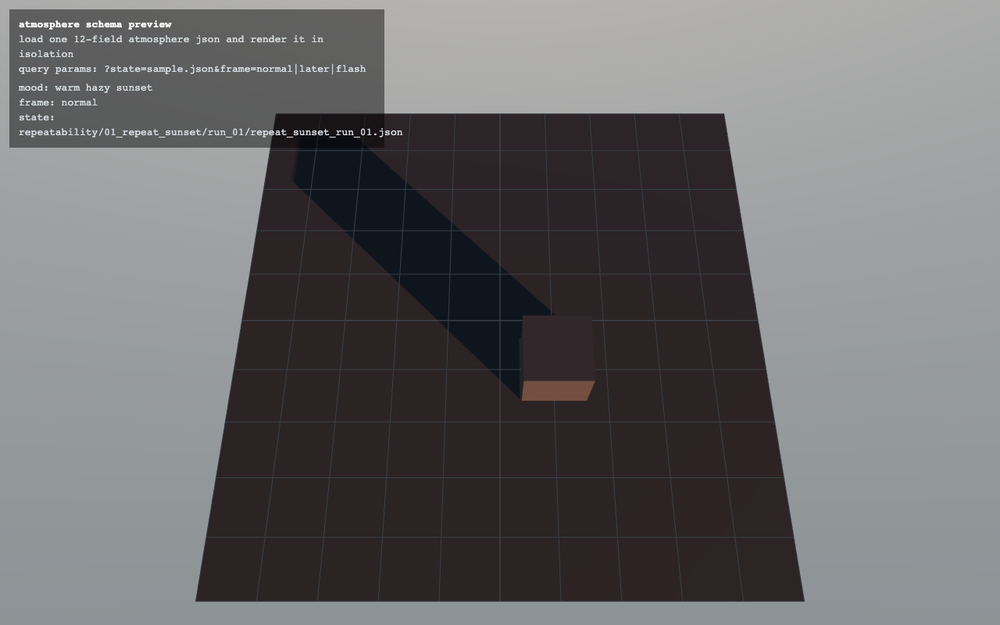
#> input picture thesis-submission/evaluation/atmosphere/05_battery_repeatability/001_repeat_sunset_run_01.png, 1000 x 625 px, shrunk from 1280 x 800 before the run; its folder holds 3 pictures in this run; the run also reads 2 pictures not shown here
$ python atmosphere_repeatability.py
#> lines starting #> are read from the running program, lines starting #| are printed output that depends on the picture; after the words box and inside, x2 and y2 are one past the last pixel; in counts of white or black regions, pixels touching at a corner belong together
"""
checks whether the atmosphere layer is deterministic.

five commands were each run three times from the same starting state and a
frame saved each time. this compares the three runs of each command pixel by
pixel and reports how many pixels differ and where they sit vertically, so the
determinism claim in the report has a reproducible artefact.

a pixel counts as different if any of its channels differs at all. no
tolerance is applied, because the claim being tested is exact repeatability,
not approximate similarity.

run:
    python atmosphere_repeatability.py <folder of frames>
"""

import sys
from collections import defaultdict
from pathlib import Path

import numpy as np
from PIL import Image


def group_runs(folder):
    """collect the frames, grouped by which command produced them.

    handles both layouts: one subfolder per command, or flat files named like
    001_repeat_sunset_run_01.png. for flat files the leading counter and the
    trailing run number are both stripped, because the counter increments
    across the whole battery while the run number increments within one
    command. what is left is the command name, which is the group.
    """
    folder = Path(folder)
    groups = defaultdict(list)

    subdirs = [p for p in sorted(folder.iterdir()) if p.is_dir()]
    if subdirs:
        for d in subdirs:
            frames = sorted(p for p in d.iterdir() if p.suffix.lower() == ".png")
            if frames:
                groups[d.name] = frames
        return groups

    for p in sorted(folder.iterdir()):
        if p.suffix.lower() != ".png":
            continue
        parts = p.stem.split("_")
        if parts and parts[0].isdigit():        # leading battery counter
            parts = parts[1:]
        if parts and parts[-1].isdigit():       # trailing run number
            parts = parts[:-1]
        if parts and parts[-1] == "run":        # the word "run" itself
            parts = parts[:-1]
        key = "_".join(parts) or p.stem
        groups[key].append(p)
    return groups


def compare(frames):
    """compare every run against the first one. returns a dict of results."""
    images = [np.array(Image.open(f).convert("RGB"), dtype=np.int16) for f in frames]
#> images = 3 items
    shapes = {im.shape for im in images}
#> shapes = 1 item
    if len(shapes) > 1:
        return {"error": f"frame sizes differ: {shapes}"}

    h, w, _ = images[0].shape
#> h = 625; w = 1000
    differing = np.zeros((h, w), dtype=bool)
    for other in images[1:]:
        differing |= (images[0] != other).any(axis=2)
#> this loop made 2 passes
#> pass 1, in compare, `differing |= (images[0] != other).any(axis=2)`:
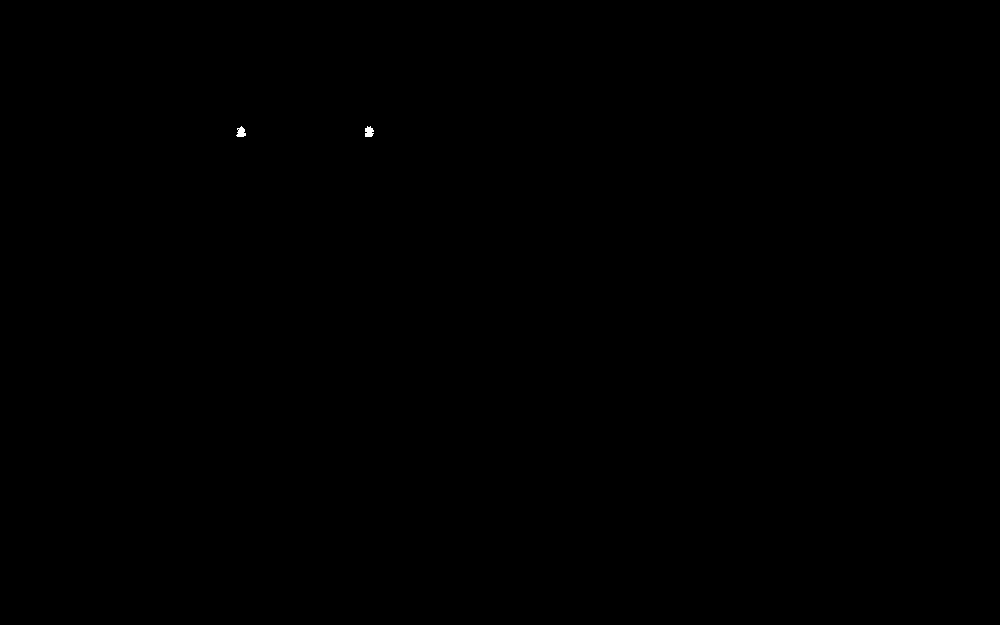
#> differing: shape (625, 1000) bool; 0.02% white; 2 white regions, box (x1, y1, x2, y2) and area: (365, 126, 374, 137) 77, (236, 126, 246, 137) 73

    rows = np.flatnonzero(differing.any(axis=1))
#> rows = [126, 127, 128, 129, 130, 131, 132, 133, 134, 135, 136, 137]
    return {
        "frames": len(images),
        "size": (w, h),
        "total_pixels": w * h,
        "differing": int(differing.sum()),
        "row_span": (int(rows.min()), int(rows.max())) if rows.size else None,
        "row_count": int(rows.size),
    }


def main(folder):
    groups = group_runs(folder)
    if not groups:
        print(f"no png frames found under {folder}")
        return

    grand_diff = grand_total = 0
    spans = []

    for name, frames in sorted(groups.items()):
        r = compare(frames)
#> r = {'frames': 3, 'size': (1000, 625), 'total_pixels': 625000, 'differing': 161, 'row_span': (126, 137), 'row_count': 12}
        print(f"{name}")
        if "error" in r:
            print(f"  {r['error']}\n")
            continue
        w, h = r["size"]
#> w = 1000; h = 625
        print(f"  {r['frames']} runs, {w}x{h} = {r['total_pixels']:,} pixels")
#|   3 runs, 1000x625 = 625,000 pixels
        print(f"  differing pixels: {r['differing']}")
#|   differing pixels: 161
        if r["row_span"]:
            top, bottom = r["row_span"]
#> top = 126; bottom = 137
            print(f"  confined to rows {top}-{bottom} "
                  f"({r['row_count']} rows of {h})")
#|   confined to rows 126-137 (12 rows of 625)
            spans.append((top, bottom))
        else:
            print("  frames are pixel-identical")
        print()
        grand_diff += r["differing"]
#> grand_diff = 161
        grand_total += r["total_pixels"]
#> grand_total = 625000

    print("-" * 50)
    print(f"across {len(groups)} commands: {grand_diff} differing pixels "
          f"of {grand_total:,} compared")
#| across 1 commands: 161 differing pixels of 625,000 compared
    if spans:
        print(f"all differences sit between rows {min(t for t, _ in spans)} "
              f"and {max(b for _, b in spans)}")
#| all differences sit between rows 126 and 137


if __name__ == "__main__":
    main(sys.argv[1] if len(sys.argv) > 1 else ".")
